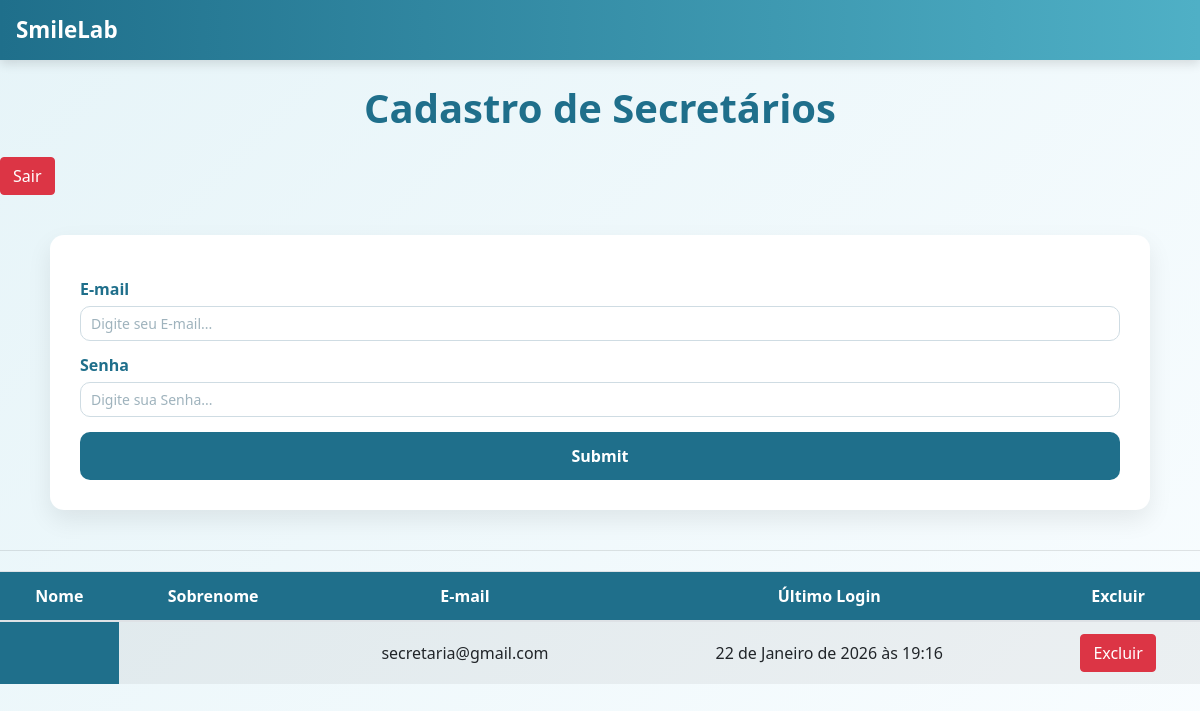
The app's page /auth/cadastrar_secretarios/, older data.
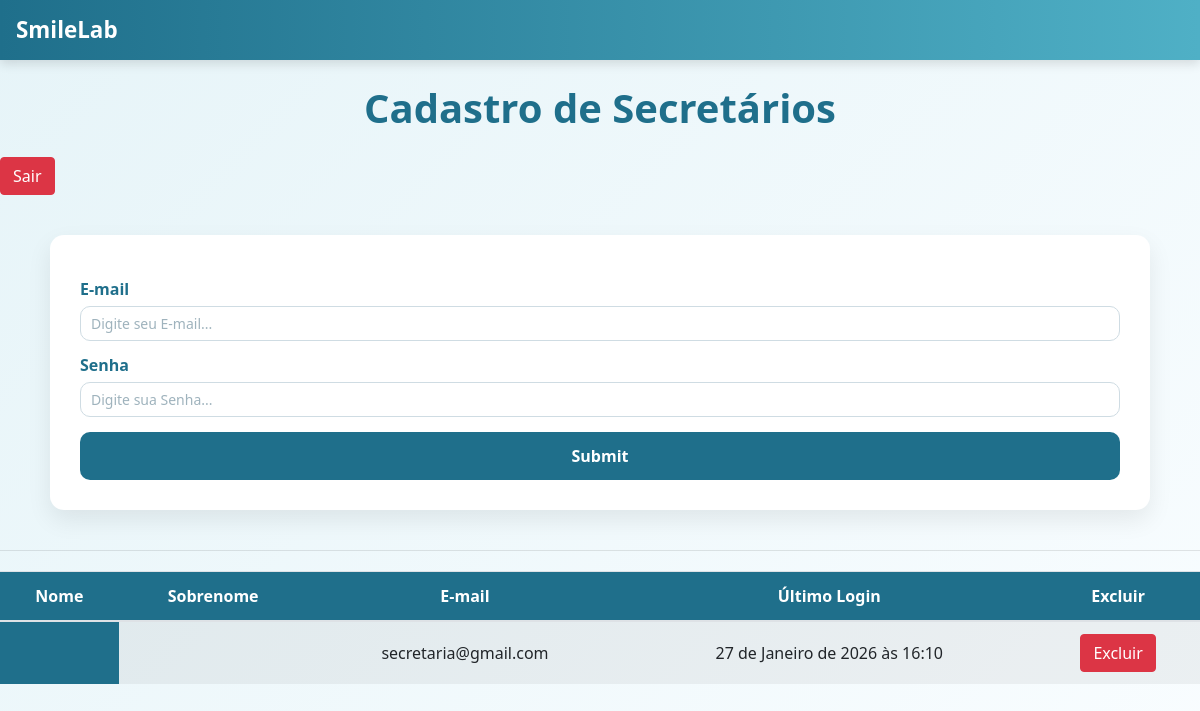
The same page, newer data.
### usuarios/models.py (models this page shows)
class Users(AbstractUser):
    choices_cargo = (('D', 'Dentista'), ('S', 'Secretária'), ('A', 'Admin'))
    cargo = models.CharField(max_length=1, choices=choices_cargo)

### usuarios/views.py (the view, shortened to what this page needs)
# urls.py: path('cadastrar_secretarios/', views.cadastrar_secretarios, name='cadastrar_secretarios'),
@has_permission_decorator('cadastrar_secretarios')
def cadastrar_secretarios(request):
    if request.method == "GET":
        secretarios = Users.objects.filter(cargo="S")
        return render(request, 'cadastrar_secretarios.html', {'secretarios': secretarios})

### usuarios/templates/cadastrar_secretarios.html (shortened to what this page needs)
{% extends 'base.html' %}
{% block 'body' %}
<br>
<h1>Cadastro de Secretários</h1>
<a href="{% url 'sair' %}" class="btn btn-danger">Sair</a>
<div class = "container">
    <form action = "{% url 'cadastrar_secretarios' %}" method="POST"> {% csrf_token %}
        <label>E-mail</label>
        <input type="email" placeholder="Digite seu E-mail..." name="email" class="form-control">
        <br>
        <label>Senha</label>
        <input type="password" placeholder="Digite sua Senha..." name="senha" class="form-control">
        <br>
        <input type="submit" class="btn btn-success">
        <br>
    </form>
</div>
 <hr>
 <table class="table table-striped">
  <thead>
    <tr>
      <th scope="col">Nome</th>
      <th scope="col">Sobrenome</th>
      <th scope="col">E-mail</th>
      <th scope="col">Último Login</th>
      <th scope="col">Excluir</th>
    </tr>
  </thead>
  <tbody>
    {%for secretario in secretarios %}
    <tr>
      <th scope="row">{{secretario.first_name}}</th>
        <td>{{secretario.last_name}}</td>
        <td>{{secretario.email}}</td>
        <td>{% if not secretario.last_login %}
                Nunca logou
            {% else %}
                 {{secretario.last_login}}
            {% endif %}
           </td>
        <td><a href="{%url 'excluir_secretario' secretario.id %}" class="btn btn-danger">Excluir</a></td>
    </tr>
    {% endfor %}
  </tbody>
</table>
{% endblock %}

Row changes from the older to the newer data that the page shows:
changed Users "secretaria@gmail.com": last_login "22 de Janeiro de 2026 às 19:16" → "27 de Janeiro de 2026 às 16:10"
